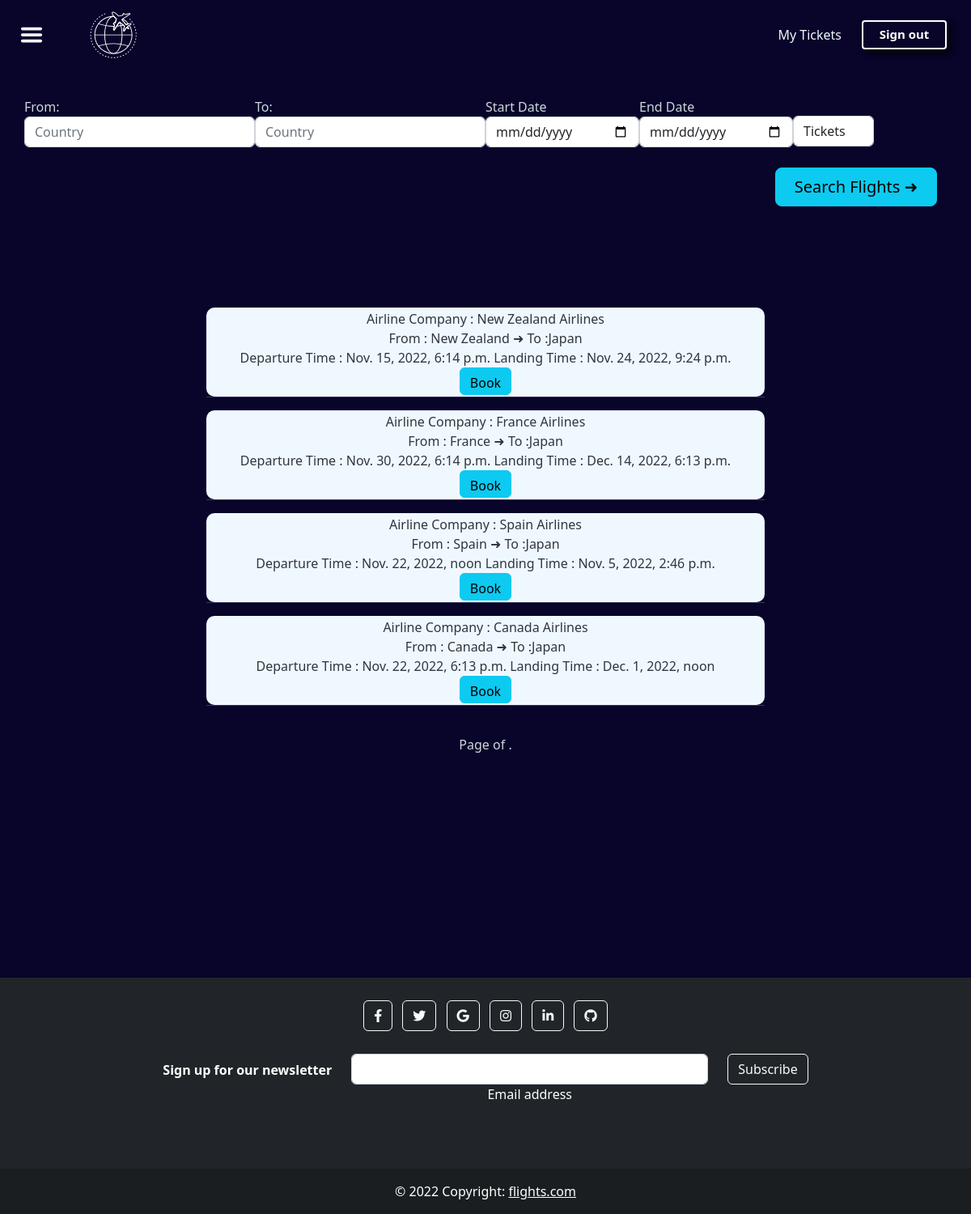
Page /flights/search/?country_to=Japan (signed in) on the committed database.
### flights/models.py (models this page shows, shortened)
class Flight(models.Model):
    airline_company = models.ForeignKey(AirlineCompany , on_delete=models.CASCADE ,related_name="flights")
    origin_country = models.ForeignKey(Country, on_delete=models.CASCADE, related_name="flights_as_origin")
    destination_country = models.ForeignKey(Country, on_delete=models.CASCADE,related_name="flights_as_destination")
    departure_time = models.DateTimeField()
    landing_time = models.DateTimeField()
    remaning_tickets= models.IntegerField(default=0)

class AirlineCompany(models.Model):
    name =models.CharField(max_length=100 , unique=True)
    country_id = models.ForeignKey(Country, on_delete=models.CASCADE, related_name="airline_companies")
    user_id = models.ForeignKey(User, on_delete=models.CASCADE , related_name="airline_companies")

class Country(models.Model):
    name = models.CharField(max_length=100)
    country = CountryField()

### flights/views.py (the view)
# urls.py: path('search/', search_flights ,name='search_flight.html'),
def search_flights(request):
    all_flights = Flight.objects.all()
    all_flights=all_flights.filter(remaning_tickets__gte=1)
    country_from = request.GET.get('country_from')
    country_to = request.GET.get('country_to')
    date_start = request.GET.get('date_start')
    date_end = request.GET.get('date_end')
    number_of_tickets = request.GET.get('number_of_tickets')
    def check_value(value):
        if value != "" and value is not None:
            return value
    if number_of_tickets is not None :
        number_of_tickets=int(number_of_tickets)
        all_flights = all_flights.filter(remaning_tickets__gte=number_of_tickets)
    if check_value(country_from):
            all_flights = all_flights.filter(origin_country__name__icontains = country_from)
    if check_value(country_to):
            all_flights = all_flights.filter(destination_country__name__icontains = country_to)
    if check_value(date_start):
            date_start = datetime.strptime(date_start, "%Y-%m-%d")
            all_flights=all_flights.filter(departure_time__gte = date_start)
    if check_value(date_end):
            date_end = datetime.strptime(date_end , "%Y-%m-%d")
            all_flights = all_flights.filter(landing_time__lte = date_end)
    context ={
            'queryset': all_flights
        }
    Paginator(all_flights, 5)
    return render(request ,'search_flight.html',context)

### flights/templates/search_flight.html (shortened to what this page needs)
{% extends 'base.html' %}
{% load static %}
{% block extrahead %}<link rel="stylesheet" type="text/css" href="{% static 'css/content.css' %}">{% endblock extrahead %}
{% block content %}
{% include 'search_bar.html' %}
<div class="flights-wrapper">
  {%for flight in queryset%}
  <form action="{% url 'book_flight.html' %}" method="post">
  <div class="flight-container">
    <div class="flight-detail">Airline Company : {{flight.airline_company.name}}</div>
    <div class="flight-detail">From : {{flight.origin_country.name}} &#10140; To :{{flight.destination_country.name}}</div>
    <div class="flight-detail">Departure Time : {{flight.departure_time}} Landing Time : {{flight.landing_time}}</div>
      <button type="button submit" class="btn btn-info" id="book-flight-button" name="flight_id" value={{flight.id}}>Book</button>
  </div>
  <hr>
</form>
  {%endfor%}
</div>
<div class="pagination">
  <span class="step-links">
      <span class="current">
          Page {{ queryset.number }} of {{ queryset.paginator.num_pages }}.
      </span>
  </span>
</div>
{% endblock content %}

### accounts/static/css/general.css (style rules this page uses)
body { margin: 0; background-color: rgb(8, 4, 42); height: 100vh; flex-direction: column; min-height: 1500px; color: #cfd6dd; }

### accounts/static/css/content.css (style rules this page uses)
.flight-detail { display: flex; color: rgb(47, 54, 61); border-radius: 8px; text-size-adjust: 10px; }
.flight-container { display: flex; flex-direction: column; background-color: aliceblue; height: 110px; width: 690px; align-items: center; justify-content: center; margin-bottom: -16px; border-radius: 10px; }
.flights-wrapper { padding-top: 125px; width: auto; }
.pagination { padding-top: 20px; }
#book-flight-button { height: 34px; }

### rows in the picture
Flight: airline_company.name "New Zealand Airlines", origin_country.name "New Zealand", destination_country.name "Japan", departure_time "Nov. 15, 2022, 6:14 p.m.", landing_time "Nov. 24, 2022, 9:24 p.m.", {{ flight.id }} 1 (drawn)
Flight: airline_company.name "France Airlines", origin_country.name "France", destination_country.name "Japan", departure_time "Nov. 30, 2022, 6:14 p.m.", landing_time "Dec. 14, 2022, 6:13 p.m.", {{ flight.id }} 5 (drawn)
Flight: airline_company.name "Spain Airlines", origin_country.name "Spain", destination_country.name "Japan", departure_time "Nov. 22, 2022, noon", landing_time "Nov. 5, 2022, 2:46 p.m.", {{ flight.id }} 9 (drawn)
Flight: airline_company.name "Canada Airlines", origin_country.name "Canada", destination_country.name "Japan", departure_time "Nov. 22, 2022, 6:13 p.m.", landing_time "Dec. 1, 2022, noon", {{ flight.id }} 10 (drawn)
